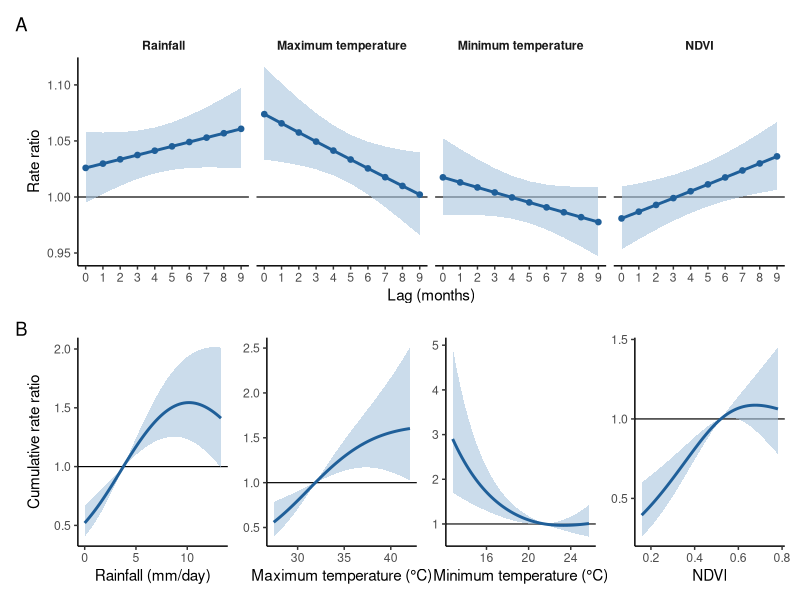
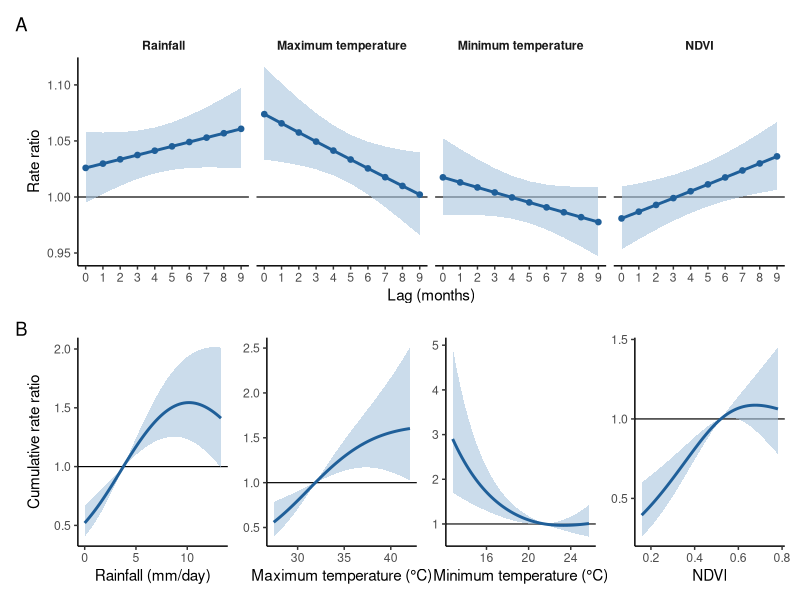
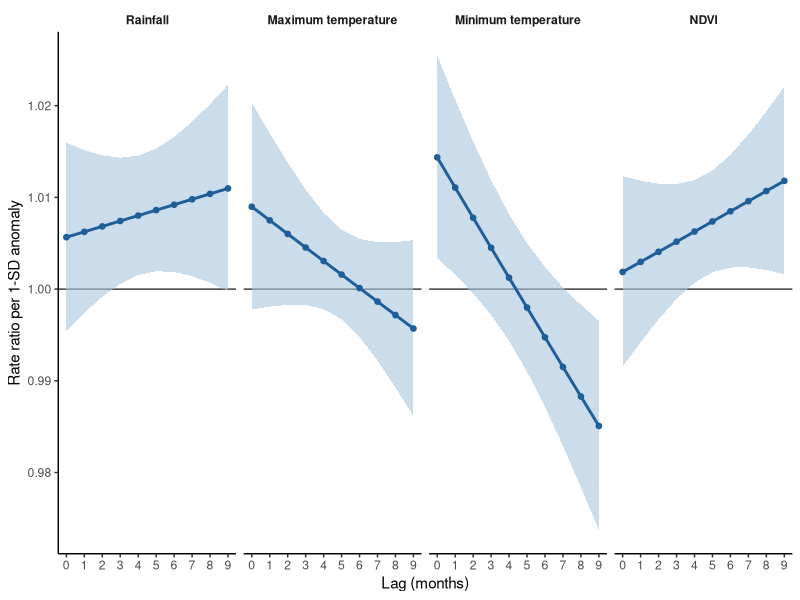
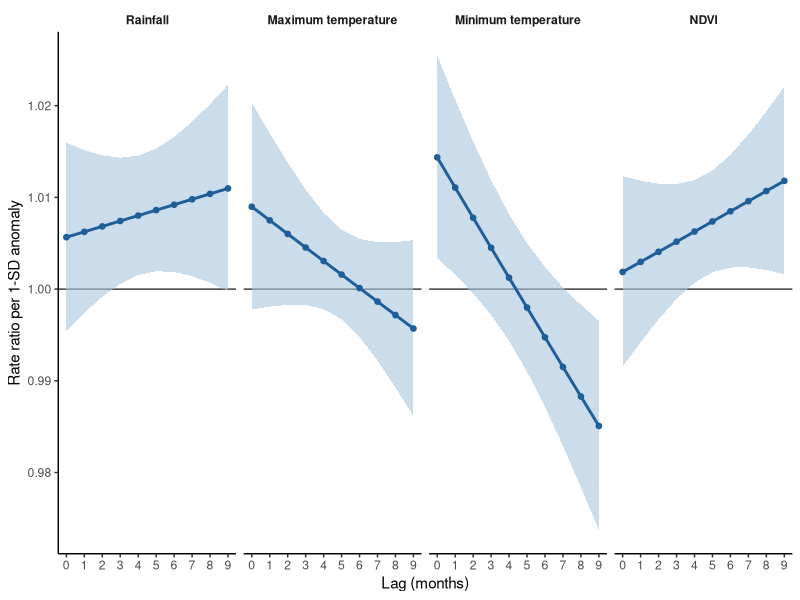

These figures' R source, in order:
# Figures 6 and 7 (Results, sections 3.5 and 3.6). Run after analysis/exposure_response.R.
#   Fig 6: (A) lag-response at the 90th percentile versus the median; (B) cumulative exposure-response over lags 0-9.
#   Fig 7: lag-response for a 1-SD positive anomaly, from the climatology-anomaly model.
suppressPackageStartupMessages({ library(readr); library(dplyr); library(ggplot2); library(patchwork) })
BLUE <- "#1F5F99"; BAND <- "#A9C4DE"
LAB <- c(rainfall = "Rainfall", tmax = "Maximum temperature", tmin = "Minimum temperature", ndvi = "NDVI")
XLAB <- c(rainfall = "Rainfall (mm/day)", tmax = "Maximum temperature (\u00B0C)", tmin = "Minimum temperature (\u00B0C)", ndvi = "NDVI")
th <- theme_classic(base_size = 11) + theme(strip.background = element_blank(), strip.text = element_text(face = "bold"))
save_fig <- function(p, name, w, h) {
  ggsave(file.path("figures", paste0(name, ".png")), p, width = w, height = h, dpi = 300, bg = "white")
  ggsave(file.path("figures", paste0(name, ".pdf")), p, width = w, height = h, device = cairo_pdf, bg = "white")
}
lc <- read_csv("analysis/output/rr_lag_curves.csv", show_col_types = FALSE) |> filter(percentile == "90th") |>
  mutate(variable = factor(LAB[variable], levels = LAB))
pA <- ggplot(lc, aes(lag, RR)) + geom_hline(yintercept = 1, linewidth = 0.4) +
  geom_ribbon(aes(ymin = lo, ymax = hi), fill = BAND, alpha = 0.6) + geom_line(colour = BLUE, linewidth = 1) +
  geom_point(colour = BLUE, size = 1.6) + facet_wrap(~ variable, nrow = 1) +
  scale_x_continuous(breaks = 0:9) + labs(x = "Lag (months)", y = "Rate ratio", tag = "A") + th
cc <- read_csv("analysis/output/rr_cumulative_curves.csv", show_col_types = FALSE)
pB <- wrap_plots(lapply(names(LAB), function(v) {
  ggplot(filter(cc, variable == v), aes(x, RR)) + geom_hline(yintercept = 1, linewidth = 0.4) +
    geom_ribbon(aes(ymin = lo, ymax = hi), fill = BAND, alpha = 0.6) + geom_line(colour = BLUE, linewidth = 1) +
    labs(x = XLAB[[v]], y = if (v == "rainfall") "Cumulative rate ratio" else NULL, tag = if (v == "rainfall") "B" else NULL) + th
}), nrow = 1)
save_fig(pA / pB, "Fig6", 10, 6.4)

an <- read_csv("analysis/output/anomaly_lag_curves.csv", show_col_types = FALSE) |> filter(anomaly_sd == 1) |>
  mutate(variable = factor(LAB[variable], levels = LAB))
p7 <- ggplot(an, aes(lag, RR)) + geom_hline(yintercept = 1, linewidth = 0.4) +
  geom_ribbon(aes(ymin = lo, ymax = hi), fill = BAND, alpha = 0.6) + geom_line(colour = BLUE, linewidth = 1) +
  geom_point(colour = BLUE, size = 1.6) + facet_wrap(~ variable, nrow = 1) +
  scale_x_continuous(breaks = 0:9) + labs(x = "Lag (months)", y = "Rate ratio per 1-SD anomaly") + th
save_fig(p7, "Fig7", 10, 3.4)
cat("saved figures/Fig6 and Fig7\n")
